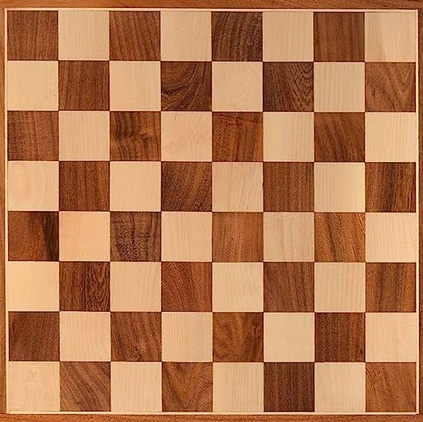
#> input picture vision1/Archivos del curso/tablero.jpg, 423 x 422 px, shrunk from 525 x 524 before the run, found by its file name
$ python Corner.py
#> lines starting #> are read from the running program, lines starting #| are printed output that depends on the picture
import numpy as np
import matplotlib.pyplot as plt
import cv2

tablero = cv2.imread('C:/Users/valef/Downloads/vision1/Archivos del curso/tablero.jpg')
#> tablero is the input picture: shape (422, 423, 3); mean B, G, R 81.8, 121.1, 178.9
tablero=cv2.cvtColor(tablero, cv2.COLOR_BGR2RGB)
plt.figure()
plt.imshow(tablero)

tablero_gris=cv2.cvtColor(tablero,cv2.COLOR_BGR2GRAY)
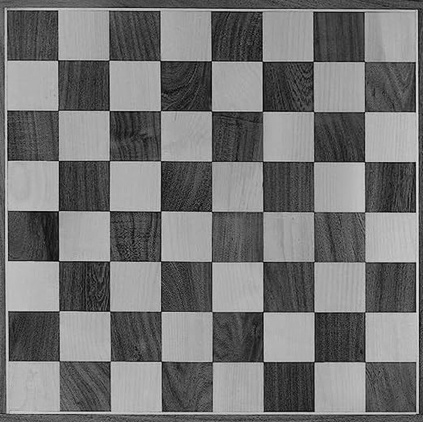
#> tablero_gris: shape (422, 423); min 6, max 233, mean 116
plt.figure()
plt.imshow(tablero_gris,cmap='gray')

ajedrez = cv2.imread('C:/Users/valef/Downloads/vision1/Archivos del curso/ajedrez_real.jpg')
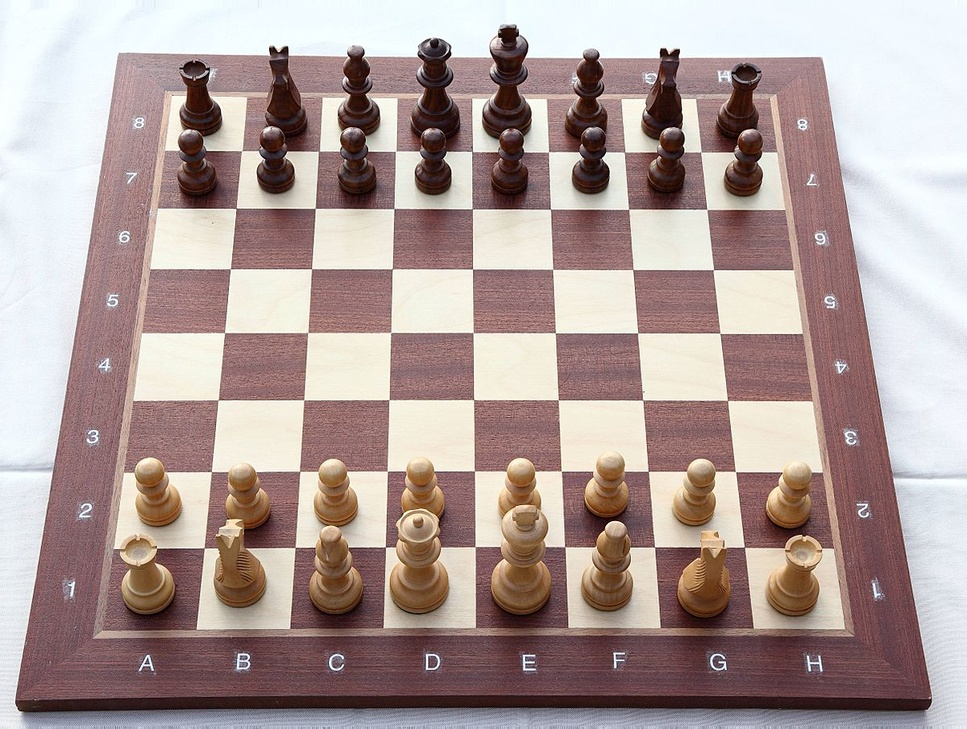
#> input picture vision1/Archivos del curso/ajedrez_real.jpg, 967 x 729 px, shrunk from 1200 x 905 before the run, found by its file name
#> ajedrez is the input picture: shape (729, 967, 3); mean B, G, R 153.2, 156.4, 174.5
ajedrez=cv2.cvtColor(ajedrez, cv2.COLOR_BGR2RGB)
plt.figure()
plt.imshow(ajedrez)

ajedrez_gris=cv2.cvtColor(ajedrez,cv2.COLOR_BGR2GRAY)
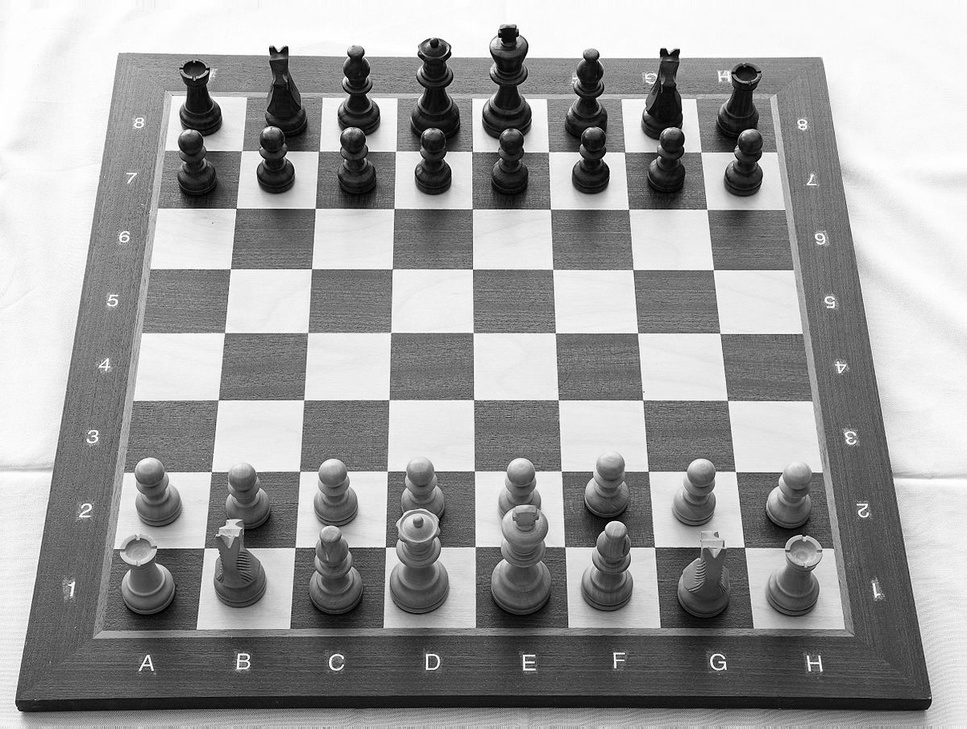
#> ajedrez_gris: shape (729, 967); min 0, max 255, mean 157.5
plt.figure()
plt.imshow(ajedrez_gris,cmap='gray')

tablero_gris_float=np.float32(tablero_gris)
ajedrez_gris_float=np.float32(ajedrez_gris)

#Detección de esquinas

destino=cv2.cornerHarris(tablero_gris_float,2,3,0.04)
destino=cv2.dilate(destino,None)
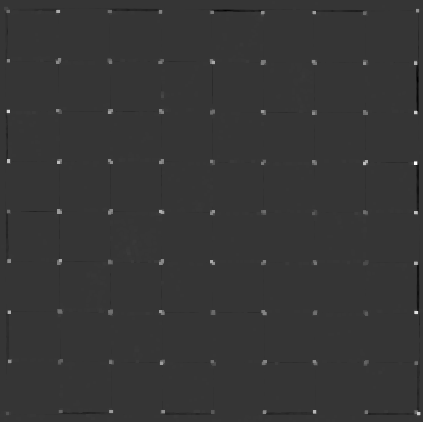
#> destino: shape (422, 423) float32; min -19703556, max 73889304, mean 180107.1; drawn with min black and max white
plt.figure()
plt.imshow(destino)

#colorea de rojo en la imagen original el 1% de medidas más
# "brillantes" del resultado de corner Harris
tablero[destino>0.1*destino.max()]=[255,0,0]
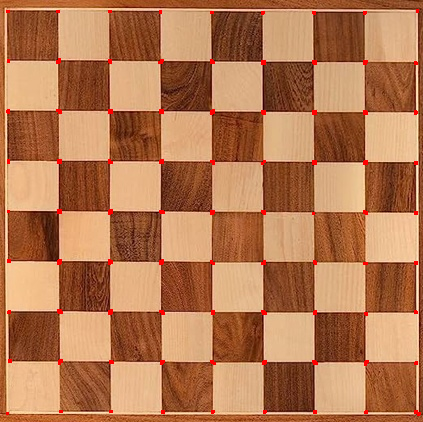
#> tablero: shape (422, 423, 3); mean R, G, B 179.6, 120, 81
plt.figure()
plt.imshow(tablero)

#--------------------------------------

destino2=cv2.cornerHarris(ajedrez_gris_float,2,3,0.04)
destino2=cv2.dilate(destino2,None)
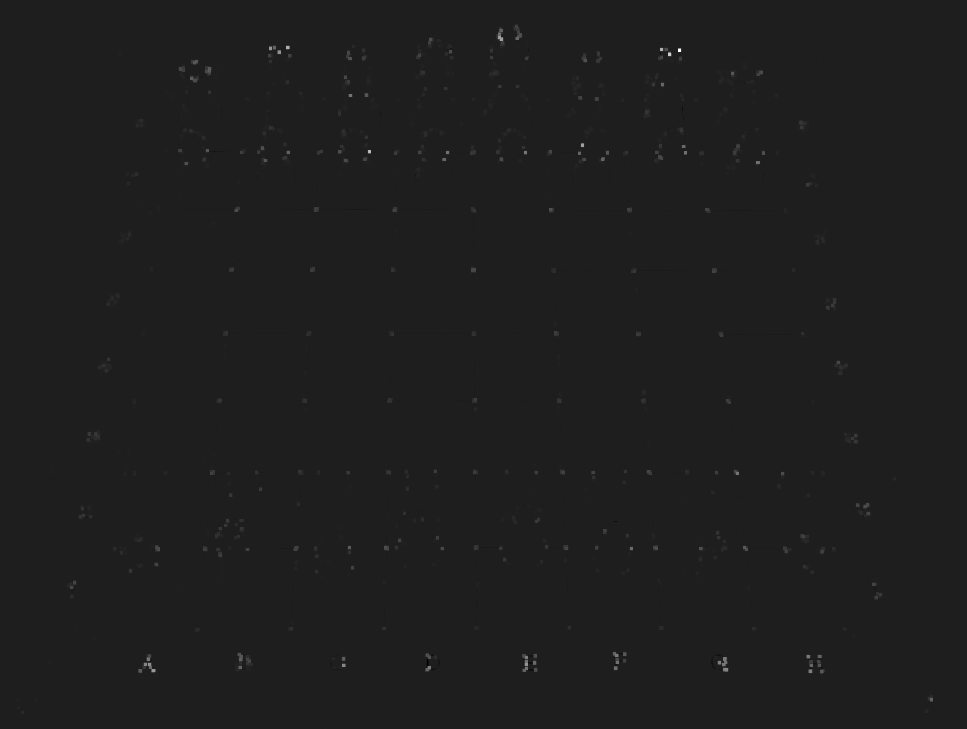
#> destino2: shape (729, 967) float32; min -24153342, max 179334736, mean 250276.3; drawn with min black and max white


ajedrez[destino2>0.1*destino2.max()]=[255,0,0]
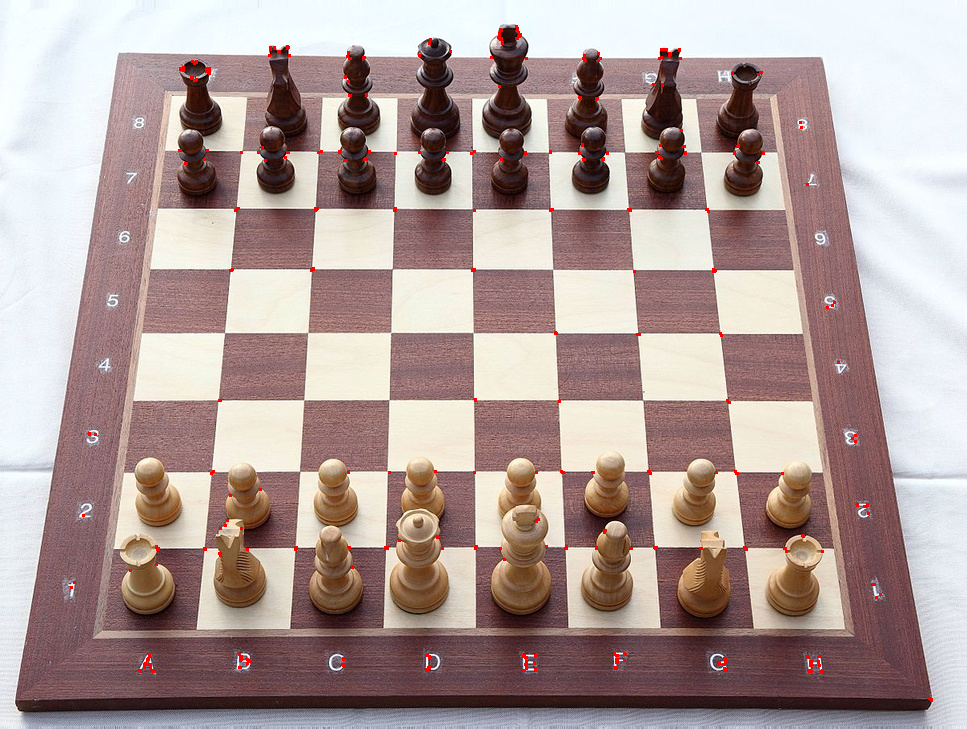
#> ajedrez: shape (729, 967, 3); mean R, G, B 174.9, 155.8, 152.6
plt.figure()
plt.imshow(ajedrez)
